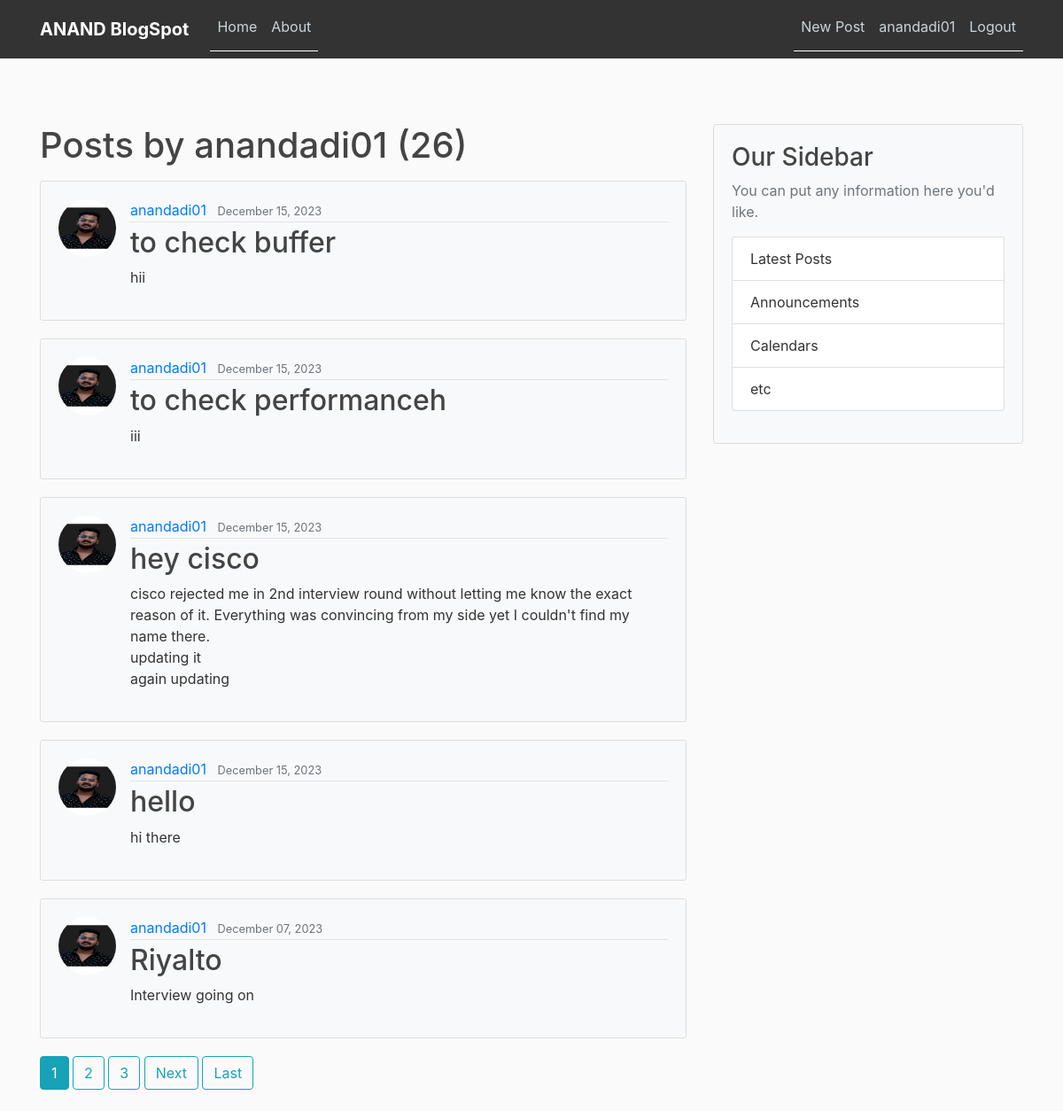
Screenshot of /user/anandadi01 (signed in) with the database file from the repository.
### blog/models.py (models this page shows, shortened)
class Post(models.Model):
	title = models.CharField(max_length=100)
	content = models.TextField()
	date_posted = models.DateTimeField(default=timezone.now)
	author = models.ForeignKey(User, on_delete=models.CASCADE)

### users/models.py (models this page shows, shortened)
class Profile(models.Model):
	user = models.OneToOneField(User, on_delete=models.CASCADE)
	image = models.ImageField(default='default.jpg', upload_to='profile_pics')

### blog/views.py (the view)
# urls.py: path('user/<str:username>', UserPostListView.as_view(), name='user-posts'),
class UserPostListView(ListView):
	model = Post
	template_name = 'blog/user_posts.html' #<app>/<model>_<viewtype>.html
	context_object_name = 'posts'
	paginate_by = 5
	def get_queryset(self):
		user = get_object_or_404(User, username=self.kwargs.get('username'))
		return Post.objects.filter(author=user).order_by('-date_posted')

### blog/templates/blog/user_posts.html (shortened to what this page needs)
{% extends "blog/base.html" %}
{% block content %}
	<h1 class="mb-3">Posts by {{ view.kwargs.username }} ({{ page_obj.paginator.count }}) </h1>
	{% for post in posts %}
		<article class="media content-section">
			<img class="rounded-circle article-img" src="{{ post.author.profile.image.url }}">
		  <div class="media-body">
		    <div class="article-metadata">
		      <a class="mr-2" href="{% url 'user-posts' post.author.username %}">{{ post.author }}</a>
		      <small class="text-muted">{{ post.date_posted|date:"F d, Y" }}</small>
		    </div>
		    <h2><a class="article-title" href="{% url 'post-detail' post.id %}">{{ post.title }}</a></h2>
		    <p class="article-content">{{ post.content }}</p>
		  </div>
		</article>
	{% endfor %}
	{% if is_paginated %}
		{% for num in page_obj.paginator.page_range %}
			{% if page_obj.number == num %}
				<a class="btn btn-info mb-4" href="?page={{ num }}"> {{ num }} </a>
			{% elif num > page_obj.number|add:'-3' and num < page_obj.number|add:'3' %}
				<a class="btn btn-outline-info mb-4" href="?page={{ num }}"> {{ num }} </a>
			{% endif %}
		{% endfor %}
		{% if page_obj.has_next %}
			<a class="btn btn-outline-info mb-4" href="?page={{ page_obj.next_page_number }}">Next</a>
			<a class="btn btn-outline-info mb-4" href="?page={{ page_obj.paginator.num_pages }}">Last</a>
		{% endif %}
	{% endif %}
{% endblock content %}

### blog/templates/blog/base.html (shortened to what this page needs)
{% load static %}
<!DOCTYPE html>
<html>
<head>
    <link rel="stylesheet" href="https://maxcdn.bootstrapcdn.com/bootstrap/4.0.0/css/bootstrap.min.css">
    <link rel="stylesheet" type="text/css" href="{% static 'blog/main.css' %}">
</head>
<body>
    <header class="site-header">
        <nav class="navbar navbar-expand-md navbar-dark fixed-top">
            <div class="container">
                <a class="navbar-brand mr-4" href="/">ANAND BlogSpot</a>
                <div class="collapse navbar-collapse" id="navbarToggle">
                    <div class="navbar-nav mr-auto">
                        <a class="nav-item nav-link" href="/">Home</a>
                        <a class="nav-item nav-link" href="/about">About</a>
                    </div>
                    <div class="navbar-nav">
                        {% if user.is_authenticated %}
                            <a class="nav-item nav-link" href="{% url 'post-create' %}">New Post</a>
                            <a class="nav-item nav-link" href="{% url 'profile' %}">{{user.username}}</a>
                            <a class="nav-item nav-link" href="{% url 'logout' %}">Logout</a>
                        {% else %}
                            <a class="nav-item nav-link" href="{% url 'login' %}">Login</a>
                            <a class="nav-item nav-link" href="{% url 'register' %}">Register</a>
                        {% endif %}
                    </div>
                </div
            </div>
        </nav>
    </header>
    <main role="main" class="container">
        <div class="row">
            <div class="col-md-8">
                {% block content %}{% endblock %}
            </div>
            <div class="col-md-4">
                <div class="content-section">
                    <h3>Our Sidebar</h3>
                    <p class="text-muted">You can put any information here you'd like.</p>
                    <ul class="list-group">
                        <li class="list-group-item" href="#">Latest Posts</li>
                        <li class="list-group-item">Announcements</li>
                        <li class="list-group-item">Calendars</li>
                        <li class="list-group-item">etc</li>
                    </ul>
	      </div>
	    </div>
	  </div>
	</main>
</body>
</html>

### blog/static/blog/main.css (style rules this page uses)
body { background: #fafafa; color: #333333; margin-top: 5rem; }
h1, h2, h3, h4, h5, h6 { color: #444444; }
ul { margin: 0; }
.site-header .navbar-nav .nav-link { color: #cbd5db; }
.content-section { background: #ffffff; padding: 10px 20px; border: 1px solid #dddddd; border-radius: 3px; margin-bottom: 20px; }
.article-title { color: #444444; }
.article-content { white-space: pre-line; }
.article-img { height: 65px; width: 65px; margin-right: 16px; }
.article-metadata { padding-bottom: 1px; margin-bottom: 4px; border-bottom: 1px solid #e3e3e3 }

### blog/templates/blog/base.html (style rules this page uses)
body { padding-top: 60px; }
.navbar { background-color: #333; }
.navbar-brand { color: #fff; font-weight: bold; }
.navbar-nav .nav-link { color: #fff; }
.content-section { background-color: #f8f9fa; padding: 20px; margin-bottom: 20px; }
.navbar-nav .nav-item { padding: 0 10px; }
.navbar-nav .nav-link { margin: 0; padding-top: 10px; padding-bottom: 10px; }
.navbar-collapse { justify-content: flex-end; }
.navbar-nav { border-bottom: 1px solid #fff; padding-bottom: 5px; }

### rows the page displays
Post: author.profile.image (picture), author "anandadi01", date_posted "December 15, 2023", title "to check buffer", content "hii"
Post: author.profile.image (picture), author "anandadi01", date_posted "December 15, 2023", title "to check performanceh", content "iii"
Post: author.profile.image (picture), author "anandadi01", date_posted "December 15, 2023", title "hey cisco", content "cisco rejected me in 2nd interview round without letting me know the exact reason of it. Everything was convincing from my side yet I couldn't find my name there. updating it again updating"
Post: author.profile.image (picture), author "anandadi01", date_posted "December 15, 2023", title "hello", content "hi there"
Post: author.profile.image (picture), author "anandadi01", date_posted "December 07, 2023", title "Riyalto", content "Interview going on"

### other values shown
{{ user.username }} "anandadi01"
{{ view.kwargs.username }} "anandadi01"
{{ page_obj.paginator.count }} "26"
{{ num }} "1"
{{ num }} "2" "3"
